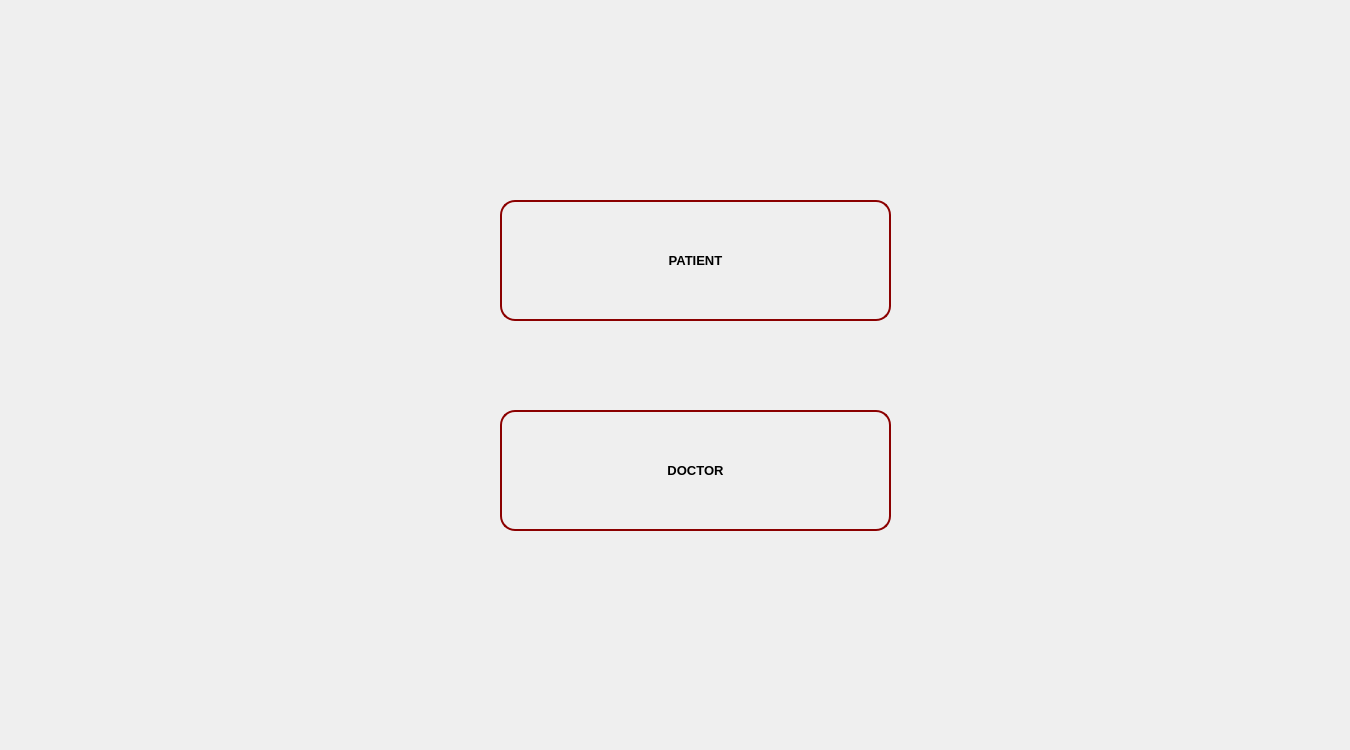
<?xml version="1.0" encoding="UTF-8"?>
<ui version="4.0">
 <class>Menu</class>
 <widget class="QMainWindow" name="Menu">
  <property name="geometry">
   <rect>
    <x>0</x>
    <y>0</y>
    <width>1350</width>
    <height>750</height>
   </rect>
  </property>
  <property name="windowTitle">
   <string>Menu</string>
  </property>
  <property name="styleSheet">
   <string notr="true">QPushButton{
color:black;
font-weight:bold;
font-size:13px;
background-color:transparent;
border:2px solid #8b0000;
border-radius:15px;

}

QPushButton:hover{
color:white;
background:#8b0000;
border:2px solid white;
border-radius:15px;

}
</string>
  </property>
  <widget class="QWidget" name="centralwidget">
   <widget class="QPushButton" name="pushButton">
    <property name="geometry">
     <rect>
      <x>500</x>
      <y>200</y>
      <width>391</width>
      <height>121</height>
     </rect>
    </property>
    <property name="text">
     <string>PATIENT</string>
    </property>
   </widget>
   <widget class="QPushButton" name="pushButton_2">
    <property name="geometry">
     <rect>
      <x>500</x>
      <y>410</y>
      <width>391</width>
      <height>121</height>
     </rect>
    </property>
    <property name="text">
     <string>DOCTOR</string>
    </property>
   </widget>
  </widget>
 </widget>
 <resources/>
 <connections/>
</ui>
